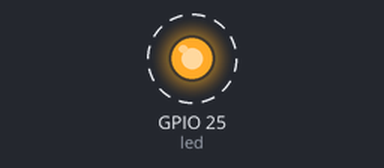
Bench run of a program on a simulated ESP32 board running MicroPython. Parts: output pins drawn as LEDs (lit = HIGH). Dashed ring = blinking. No radio messages arrive unless stated (any console line starting 'radio sent:' is added by the test bench); pins used as bus, display or sensor lines are not drawn; what the program prints to the serial console is not drawn.

Above: at 0.2 s.
Timing chart, 0 to 3.0 s (numbered marks = the images above):
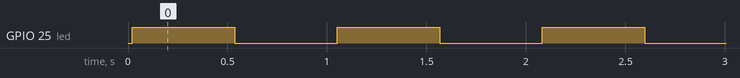

The program:

working_lora.py
```python
# Send "Hello world!" using the default LoRa parameters every second.
#
# The pin configuration used here is for the first LoRa module of these boards:
# https://makerfabs.com/esp32-lora-gateway.html

from lora import LoRa
from machine import Pin, SPI
from time import sleep

# SPI pins
SCK  = 2
MOSI = 3
MISO = 4
# Chip select
CS   = 16
# Receive IRQ
RX   = 17

# Setup SPI
spi = SPI(
    0,
    baudrate=5000000,
    sck=Pin(SCK, Pin.OUT, Pin.PULL_DOWN),
    mosi=Pin(MOSI, Pin.OUT, Pin.PULL_UP),
    miso=Pin(MISO, Pin.IN, Pin.PULL_UP),
)
spi.init()

# Setup LoRa
lora = LoRa(
    spi,
    cs=Pin(CS, Pin.OUT),
    rx=Pin(RX, Pin.IN),
    frequency=915.0,
    bandwidth=500000,
    spreading_factor=10,
    coding_rate=4,

)

print(lora.get_rssi())
print(lora.get_snr())
led = Pin(25, Pin.OUT)

#print(lora.set_frequency(kw.get('frequency', 907.0)))
#print(lora.set_bandwidth(kw.get('bandwidth', 500000)))

while True:
    lora.send('AAAAAABBBBB'*12)
    print('yay')
    led.toggle()
    sleep(0.5)
```

lora.py
```python
import gc
from machine import Pin
from time import sleep, sleep_ms

TX_BASE_ADDR = 0x00
RX_BASE_ADDR = 0x00

PA_BOOST = 0x80
PA_OUTPUT_RFO_PIN = 0
PA_OUTPUT_PA_BOOST_PIN = 1

REG_FIFO = 0x00
REG_OP_MODE = 0x01
REG_FRF_MSB = 0x06
REG_FRF_MID = 0x07
REG_FRF_LSB = 0x08
REG_PA_CONFIG = 0x09
REG_LNA = 0x0c
REG_FIFO_ADDR_PTR = 0x0d
REG_FIFO_TX_BASE_ADDR = 0x0e
REG_FIFO_RX_BASE_ADDR = 0x0f
REG_FIFO_RX_CURRENT_ADDR = 0x10
REG_IRQ_FLAGS = 0x12
REG_RX_NB_BYTES = 0x13
REG_PKT_RSSI_VALUE = 0x1a
REG_PKT_SNR_VALUE = 0x1b
REG_MODEM_CONFIG_1 = 0x1d
REG_MODEM_CONFIG_2 = 0x1e
REG_PREAMBLE_MSB = 0x20
REG_PREAMBLE_LSB = 0x21
REG_PAYLOAD_LENGTH = 0x22
REG_MODEM_CONFIG_3 = 0x26
REG_DETECTION_OPTIMIZE = 0x31
REG_DETECTION_THRESHOLD = 0x37
REG_SYNC_WORD = 0x39
REG_DIO_MAPPING_1 = 0x40
REG_VERSION = 0x42

MODE_LORA = 0x80
MODE_SLEEP = 0x00
MODE_STDBY = 0x01
MODE_TX = 0x03
MODE_RX_CONTINUOUS = 0x05

IRQ_TX_DONE_MASK = 0x08
IRQ_PAYLOAD_CRC_ERROR_MASK = 0x20

MAX_PKT_LENGTH = 255

class LoRa:

    def __init__(self, spi, **kw):
        self.spi = spi
        self.cs = kw['cs']
        self.rx = kw['rx']
        while self._read(REG_VERSION) != 0x12:
            time.sleep_ms(100)
            #raise Exception('Invalid version or bad SPI connection')
        self.sleep()
        self.set_frequency(kw.get('frequency', 915.0))
        self.set_bandwidth(kw.get('bandwidth', 250000))
        self.set_spreading_factor(kw.get('spreading_factor', 10))
        self.set_coding_rate(kw.get('coding_rate', 5))
        self.set_preamble_length(kw.get('preamble_length', 4))
        self.set_crc(kw.get('crc', False))
        # set LNA boost
        self._write(REG_LNA, self._read(REG_LNA) | 0x03)
        # set auto AGC
        self._write(REG_MODEM_CONFIG_3, 0x00)
        self.set_tx_power(kw.get('tx_power', 24))
        self._implicit = kw.get('implicit', False)
        self.set_implicit(self._implicit)
        self.set_sync_word(kw.get('sync_word', 0x12))
        self._on_recv = kw.get('on_recv', None)
        self._write(REG_FIFO_TX_BASE_ADDR, TX_BASE_ADDR)
        self._write(REG_FIFO_RX_BASE_ADDR, RX_BASE_ADDR)
        self.standby()

    def begin_packet(self):
        self.standby()
        self._write(REG_FIFO_ADDR_PTR, TX_BASE_ADDR)
        self._write(REG_PAYLOAD_LENGTH, 0)

    def end_packet(self):
        self._write(REG_OP_MODE, MODE_LORA | MODE_TX)
        while (self._read(REG_IRQ_FLAGS) & IRQ_TX_DONE_MASK) == 0:
            pass
        self._write(REG_IRQ_FLAGS, IRQ_TX_DONE_MASK)
        gc.collect()

    def write_packet(self, b):
        n = self._read(REG_PAYLOAD_LENGTH)
        m = len(b)
        p = MAX_PKT_LENGTH - TX_BASE_ADDR
        if n + m > p:
            raise ValueError('Max payload length is ' + str(p))
        for i in range(m):
            self._write(REG_FIFO, b[i])
        self._write(REG_PAYLOAD_LENGTH, n + m)

    def send(self, x):
        if isinstance(x, str):
            x = x.encode()
        self.begin_packet()
        self.write_packet(x)
        self.end_packet()

    def _get_irq_flags(self):
        f = self._read(REG_IRQ_FLAGS)
        self._write(REG_IRQ_FLAGS, f)
        return f

    def get_rssi(self):
        rssi = self._read(REG_PKT_RSSI_VALUE)
        if self._frequency >= 779.0:
            return rssi - 157
        return rssi - 164

    def get_snr(self):
        return self._read(REG_PKT_SNR_VALUE) * 0.25

    def standby(self):
        self._write(REG_OP_MODE, MODE_LORA | MODE_STDBY)

    def sleep(self):
        self._write(REG_OP_MODE, MODE_LORA | MODE_SLEEP)

    def set_tx_power(self, level, outputPin=PA_OUTPUT_PA_BOOST_PIN):
        if outputPin == PA_OUTPUT_RFO_PIN:
            level = min(max(level, 0), 14)
            self._write(REG_PA_CONFIG, 0x70 | level)
        else:
            level = min(max(level, 2), 17)
            self._write(REG_PA_CONFIG, PA_BOOST | (level - 2))

    def set_frequency(self, frequency):
        self._frequency = frequency
        hz = frequency * 1000000.0
        x = round(hz / 61.03515625)
        self._write(REG_FRF_MSB, (x >> 16) & 0xff)
        self._write(REG_FRF_MID, (x >> 8) & 0xff)
        self._write(REG_FRF_LSB, x & 0xff)

    def set_spreading_factor(self, sf):
        if sf < 6 or sf > 12:
            raise ValueError('Spreading factor must be between 6-12')
        self._write(REG_DETECTION_OPTIMIZE, 0xc5 if sf == 6 else 0xc3)
        self._write(REG_DETECTION_THRESHOLD, 0x0c if sf == 6 else 0x0a)
        reg2 = self._read(REG_MODEM_CONFIG_2)
        self._write(REG_MODEM_CONFIG_2, (reg2 & 0x0f) | ((sf << 4) & 0xf0))
	self._write(REG_MODEM_CONFIG_3, 0x08 if (sf>10 and self._bandwidth<250000) else 0x00)

    def set_bandwidth(self, bw):
        self._bandwidth = bw
        bws = (7800, 10400, 15600, 20800, 31250, 41700, 62500, 125000, 250000)
        i = 9
        for j in range(len(bws)):
            if bw <= bws[j]:
                i = j
                break
        x = self._read(REG_MODEM_CONFIG_1) & 0x0f
        self._write(REG_MODEM_CONFIG_1, x | (i << 4))

    def set_coding_rate(self, denom):
        denom = min(max(denom, 5), 8)
        cr = denom - 4
        reg1 = self._read(REG_MODEM_CONFIG_1)
        self._write(REG_MODEM_CONFIG_1, (reg1 & 0xf1) | (cr << 1))

    def set_preamble_length(self, n):
        self._write(REG_PREAMBLE_MSB, (n >> 8) & 0xff)
        self._write(REG_PREAMBLE_LSB, (n >> 0) & 0xff)

    def set_crc(self, crc=False):
        modem_config_2 = self._read(REG_MODEM_CONFIG_2)
        if crc:
            config = modem_config_2 | 0x04
        else:
            config = modem_config_2 & 0xfb
        self._write(REG_MODEM_CONFIG_2, config)

    def set_sync_word(self, sw):
        self._write(REG_SYNC_WORD, sw)

    def set_implicit(self, implicit=False):
        if self._implicit != implicit:
            self._implicit = implicit
            modem_config_1 = self._read(REG_MODEM_CONFIG_1)
            if implicit:
                config = modem_config_1 | 0x01
            else:
                config = modem_config_1 & 0xfe
            self._write(REG_MODEM_CONFIG_1, config)

    def on_recv(self, callback):
        self._on_recv = callback
        if self.rx:
            if callback:
                self._write(REG_DIO_MAPPING_1, 0x00)
                self.rx.irq(handler=self._irq_recv, trigger=Pin.IRQ_RISING)
            else:
                self.rx.irq(handler=None, trigger=0)

    def recv(self):
        self._write(REG_OP_MODE, MODE_LORA | MODE_RX_CONTINUOUS)

    def _irq_recv(self, event_source):
        f = self._get_irq_flags()
        if f & IRQ_PAYLOAD_CRC_ERROR_MASK == 0:
            if self._on_recv:
                self._on_recv(self._read_payload())

    def _read_payload(self):
        self._write(REG_FIFO_ADDR_PTR, self._read(REG_FIFO_RX_CURRENT_ADDR))
        if self._implicit:
            n = self._read(REG_PAYLOAD_LENGTH)
        else:
            n = self._read(REG_RX_NB_BYTES)
        payload = bytearray()
        for i in range(n):
            payload.append(self._read(REG_FIFO))
        gc.collect()
        return bytes(payload)

    def _transfer(self, addr, x=0x00):
        resp = bytearray(1)
        self.cs.value(0)
        self.spi.write(bytes([addr]))
        self.spi.write_readinto(bytes([x]), resp)
        self.cs.value(1)
        return resp

    def _read(self, addr):
        x = self._transfer(addr & 0x7f)
        return int.from_bytes(x, 'big')

    def _write(self, addr, x):
        self._transfer(addr | 0x80, x)
```

Measured:
- by itself, GPIO 25 (led): alternates HIGH for 0.52 s and LOW for 0.52 s
